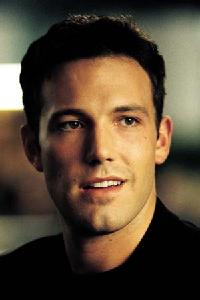
#> input picture val/ben_afflek/1.jpg.jpg, 200 x 300 px, given as the content of the folder C:/Users/DELL/face_model/Research 1/train, which was not available
$ jupyter execute --allow-errors R1_lbph_recog.ipynb
#> lines starting #> are read from the running program, lines starting #| are printed output that depends on the picture; pictures that were not available may be replaced by others from this repository, and a replacement may not be noted
[cell 1]
# In[1]:

#import OpenCV module
import cv2
#import os module for reading training data directories and paths
import os
#import numpy to convert python lists to numpy arrays as
#it is needed by OpenCV face recognizers
import numpy as np


# In[2]:

#there is no label 0 in our training data so subject name for index/label 0 is empty
subjects = ['ben_afflek', 'elton_john', 'jerry_seinfeld', 'madonna', 'mindy_kaling']


# In[3]:

#function to detect face using OpenCV
def detect_face(img):
    #convert the test image to gray image as opencv face detector expects gray images
    gray = cv2.cvtColor(img, cv2.COLOR_BGR2GRAY)

    #load OpenCV face detector, I am using LBP which is fast
    #there is also a more accurate but slow Haar classifier
    face_cascade = cv2.CascadeClassifier('C:/Users/DELL/haarcascade_frontalface_default.xml')

    #let's detect multiscale (some images may be closer to camera than others) images
    #result is a list of faces
    faces = face_cascade.detectMultiScale(gray, scaleFactor=1.2, minNeighbors=5);

    #if no faces are detected then return original img
    if (len(faces) == 0):
        return None, None

    #under the assumption that there will be only one face,
    #extract the face area
    (x, y, w, h) = faces[0]

    #return only the face part of the image
    return gray[y:y+w, x:x+h], faces[0]

# In[4]:

#this function will read all persons' training images, detect face from each image
#and will return two lists of exactly same size, one list
# of faces and another list of labels for each face
def prepare_training_data(data_folder_path):

    #------STEP-1--------
    #get the directories (one directory for each subject) in data folder
    dirs = os.listdir(data_folder_path)

    #list to hold all subject faces
    faces = []
    #list to hold labels for all subjects
    labels = []

    #let's go through each directory and read images within it
    for i, dir_name in enumerate(dirs):


        subject_dir_path = data_folder_path + "/" + dir_name

        #get the images names that are inside the given subject directory
        subject_images_names = os.listdir(subject_dir_path)


        for image_name in subject_images_names:

            #ignore system files like .DS_Store
            if image_name.startswith("."):
                continue;

            #build image path
            #sample image path = training-data/s1/1.pgm
            image_path = subject_dir_path + "/" + image_name

            #read image
            image = cv2.imread(image_path)
#> image is the input picture: shape (300, 200, 3); mean B, G, R 52.4, 70.4, 85.8

            #display an image window to show the image
            cv2.imshow("Training on image...", cv2.resize(image, (400, 500)))
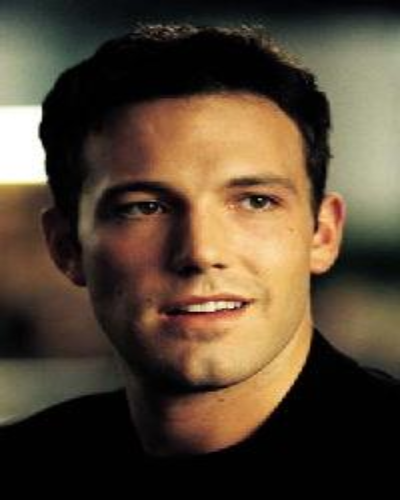
#> window 'Training on image...': shape (500, 400, 3); mean B, G, R 52.3, 70.3, 85.7
            cv2.waitKey(100)

            #detect face
            face, rect = detect_face(image)
#> in detect_face, `gray = cv2.cvtColor(img, cv2.COLOR_BGR2GRAY)`:
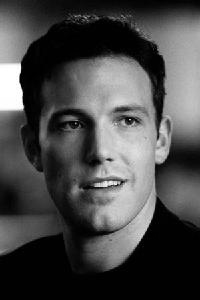
#> gray: shape (300, 200); min 0, max 255, mean 72.9
#> in detect_face, `faces = face_cascade.detectMultiScale(gray, scaleFactor=1.2, minNeighb..`: faces = [[30, 65, 140, 140]]
#> in detect_face, `(x, y, w, h) = faces[0]`: x = 30; y = 65; w = 140
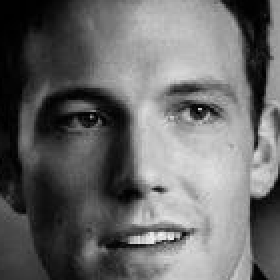
#> face: shape (140, 140) (shown 2 times larger); min 0, max 246, mean 104.8
#> rect = [30, 65, 140, 140]


            if face is not None:
                #add face to list of faces
                faces.append(face)
                #add label for this face
                labels.append(i)

    cv2.destroyAllWindows()
    cv2.waitKey(1)
    cv2.destroyAllWindows()

    return faces, np.array(labels)


# In[5]:


print("Preparing data...")
faces, labels = prepare_training_data("C:\\Users\\DELL\\face_model\\Research 1\\train")
#> faces = 1 item; labels = [0]
print("Data prepared")

#print total faces and labels
print("Total faces: ", len(faces))
#| Total faces:  1
print("Total labels: ", len(labels))
#| Total labels:  1


# This was probably the boring part, right? Don't worry, the fun stuff is coming up next. It's time to train our own face recognizer so that once trained it can recognize new faces of the persons it was trained on. Read? Ok then let's train our face recognizer.

# ### Train Face Recognizer

# As we know, OpenCV comes equipped with three face recognizers.
#
# 1. EigenFace Recognizer: This can be created with `cv2.face.createEigenFaceRecognizer()`
# 2. FisherFace Recognizer: This can be created with `cv2.face.createFisherFaceRecognizer()`
# 3. Local Binary Patterns Histogram (LBPH): This can be created with `cv2.face.LBPHFisherFaceRecognizer()`
#
# I am going to use LBPH face recognizer but you can use any face recognizer of your choice. No matter which of the OpenCV's face recognizer you use the code will remain the same. You just have to change one line, the face recognizer initialization line given below.

# In[6]:

#create our LBPH face recognizer
face_recognizer = cv2.face.LBPHFaceRecognizer_create()

#or use EigenFaceRecognizer by replacing above line with
#face_recognizer = cv2.face.EigenFaceRecognizer_create()

#or use FisherFaceRecognizer by replacing above line with
#face_recognizer = cv2.face.FisherFaceRecognizer_create()


# Now that we have initialized our face recognizer and we also have prepared our training data, it's time to train the face recognizer. We will do that by calling the `train(faces-vector, labels-vector)` method of face recognizer.

# In[7]:

#train our face recognizer of our training faces
face_recognizer.train(faces, labels)

face_recognizer.write('trained.yml')

[cell 2]
import cv2

# In[8]:

#function to draw rectangle on image
#according to given (x, y) coordinates and
#given width and heigh
recognizer = cv2.face.LBPHFaceRecognizer_create()
recognizer.read('trained.yml')
def draw_rectangle(img, rect):
    (x, y, w, h) = rect
    cv2.rectangle(img, (x, y), (x+w, y+h), (0, 255, 0), 2)

#function to draw text on give image starting from
#passed (x, y) coordinates.
def draw_text(img, text, x, y):
    cv2.putText(img, text, (x, y), cv2.FONT_HERSHEY_PLAIN, 1.5, (0, 255, 0), 2)


# In[9]:

#this function recognizes the person in image passed
#and draws a rectangle around detected face with name of the
#subject
def predict(test_img):
    #make a copy of the image as we don't want to chang original image
    img = test_img.copy()
    #detect face from the image
    face, rect = detect_face(img)

    #predict the image using our face recognizer
    label, confidence = face_recognizer.predict(face)
    #get name of respective label returned by face recognizer
    label_text = subjects[label]

    #draw a rectangle around face detected
    draw_rectangle(img, rect)
    #draw name of predicted person
    draw_text(img, label_text, rect[0], rect[1]-5)

    return img

# Now that we have the prediction function well defined, next step is to actually call this function on our test images and display those test images to see if our face recognizer correctly recognized them. So let's do it. This is what we have been waiting for.

# In[10]:

print("Predicting images...")

#load test images
test_img1 = cv2.imread("C:\\Users\\DELL\\face_model\\Research 1\\Special_test\\0.jpg")
test_img2 = cv2.imread("C:\\Users\\DELL\\face_model\\Research 1\\Special_test\\1.jpg")
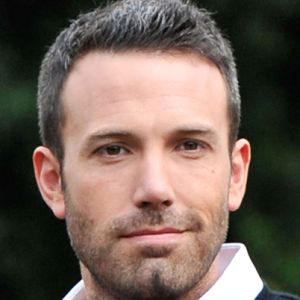
#> input picture val/ben_afflek/2.jpg.jpg, 300 x 300 px, given in place of 1.jpg, which was not available
#> test_img2 is the input picture: shape (300, 300, 3); mean B, G, R 88.2, 97.8, 114.4
test_img3 = cv2.imread("C:\\Users\\DELL\\face_model\\Research 1\\Special_test\\5.jpg")
test_img4 = cv2.imread("C:\\Users\\DELL\\face_model\\Research 1\\Special_test\\3.jpg")
test_img5 = cv2.imread("C:\\Users\\DELL\\face_model\\Research 1\\Special_test\\4.jpg")

#perform a prediction
predicted_img1 = predict(test_img1)
#> in predict, `face, rect = detect_face(img)`: rect = [30, 65, 140, 140]
#> in predict, `label, confidence = face_recognizer.predict(face)`: label = 0
#> in predict, `label_text = subjects[label]`: label_text = 'ben_afflek'
#> in draw_rectangle, `(x, y, w, h) = rect`: x = 30; y = 65; w = 140
#> in draw_text, `cv2.putText(img, text, (x, y), cv2.FONT_HERSHEY_PLAIN, 1.5, (0, 255, 0..`:
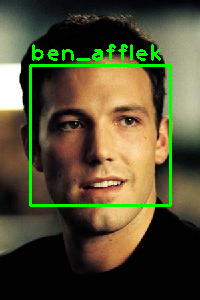
#> img: shape (300, 200, 3); mean B, G, R 50.8, 78.5, 82.9
predicted_img2 = predict(test_img2)
#> in detect_face (call 3), `gray = cv2.cvtColor(img, cv2.COLOR_BGR2GRAY)`:
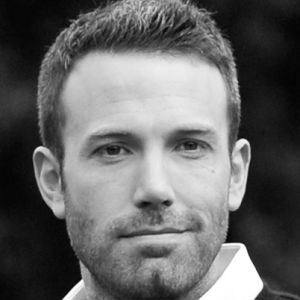
#> gray: shape (300, 300); min 0, max 255, mean 101.7
#> in detect_face (call 3), `faces = face_cascade.detectMultiScale(gray, scaleFactor=1.2, minNeighb..`: faces = [[47, 62, 214, 214]]
#> in detect_face (call 3), `(x, y, w, h) = faces[0]`: x = 47; y = 62; w = 214
#> in predict (call 2), `face, rect = detect_face(img)`:
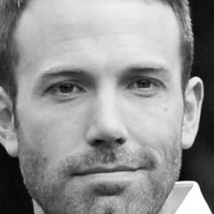
#> face: shape (214, 214); min 1, max 255, mean 146.7
#> in predict (call 2), `face, rect = detect_face(img)`: rect = [47, 62, 214, 214]
#> in predict (call 2), `label, confidence = face_recognizer.predict(face)`: confidence = 68.55
#> call 2 of draw_text, with text = 'ben_afflek', x = 47, y = 57
#> in draw_text (call 2), `cv2.putText(img, text, (x, y), cv2.FONT_HERSHEY_PLAIN, 1.5, (0, 255, 0..`:
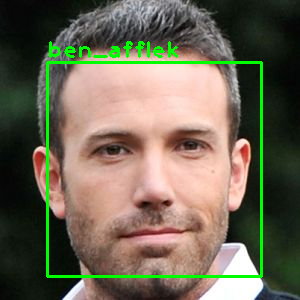
#> img: shape (300, 300, 3); mean B, G, R 85, 103.7, 110.3
predicted_img3 = predict(test_img3)
#> (the rest of this cell did not finish here and is left out)
